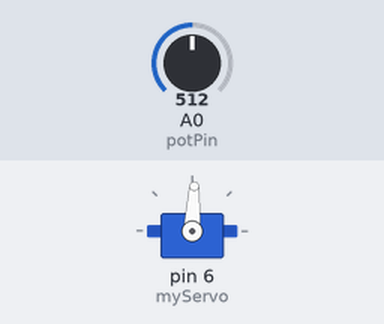
Simulated run of this sketch. Board: Arduino Uno, built with avr-gcc and run on an emulated ATmega328P. Shown: servo. The inputs (shaded band) are chosen by the test bench; at power-on: A0 (potPin) = 512.

Above: at 1.2 s.
1.3 s: A0 (potPin) set to 716
At 1.8 s:
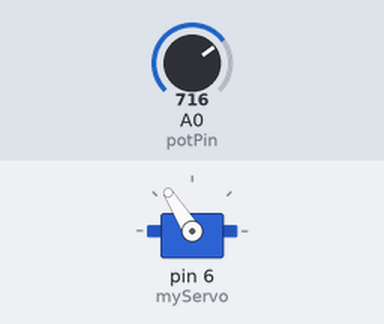
2.8 s: A0 (potPin) set to 900
At 4.0 s:
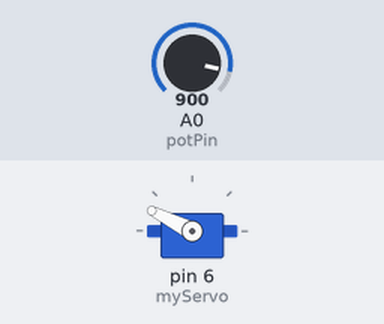
4.3 s: A0 (potPin) set to 1023
At 5.3 s:
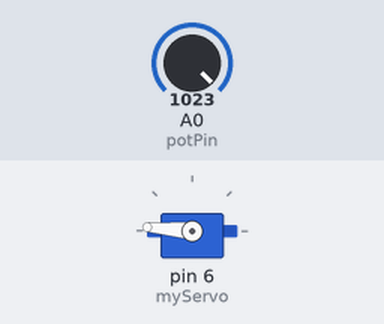
5.8 s: A0 (potPin) set to 306
At 6.4 s:
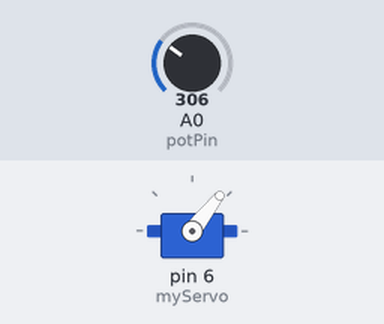
7.3 s: A0 (potPin) set to 122
At 7.6 s:
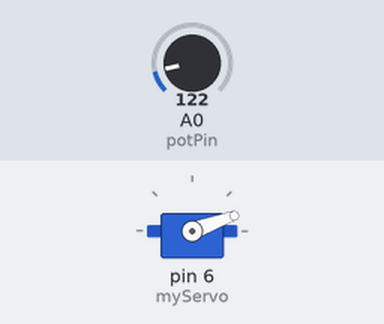
8.8 s: A0 (potPin) set to 511
At 9.9 s:
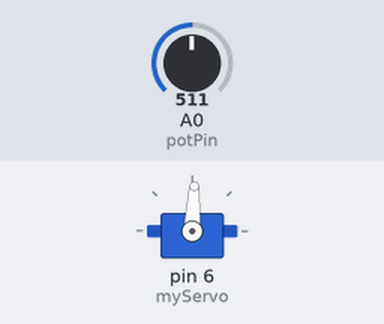
Timing chart, 0 to 11.3 s (numbered marks = the images above; inputs shaded):
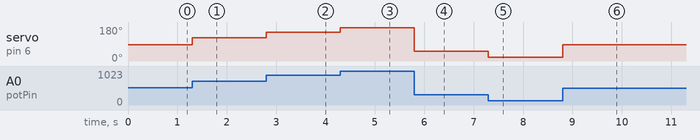

The sketch:

ServoWithPot.ino
```cpp
#include <Servo.h>

Servo myServo;

int potPin = A0;

void setup() {
  Serial.begin(9600);
  myServo.attach(6);
}

void loop() {
  int potValue = analogRead(potPin);
  int degree = map(potValue, 0, 1023, 0, 175);

  myServo.write(degree);
}
```

Measured:
- after the input at 1.3 s, servo on pin 6 (myServo): 87° → 122° at once
- after the input at 2.8 s, servo on pin 6 (myServo): 122° → 153° at once
- after the input at 4.3 s, servo on pin 6 (myServo): 153° → 175° at once
- after the input at 5.8 s, servo on pin 6 (myServo): 175° → 52° at once
- after the input at 7.3 s, servo on pin 6 (myServo): 52° → 20° at once
- after the input at 8.8 s, servo on pin 6 (myServo): 20° → 87° at once
